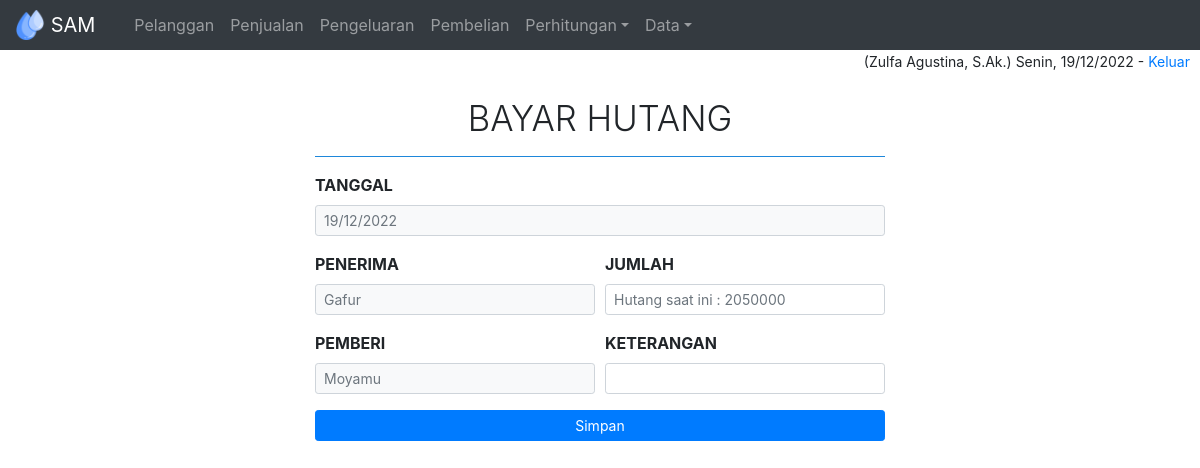
Screenshot of /php/htgl.php?no=3 (signed in) with the database file from the repository.
### tables this page shows
CREATE TABLE IF NOT EXISTS `hutang` (
  `no` int(11) NOT NULL,
  `tgl` date NOT NULL,
  `nama1` varchar(50) NOT NULL,
  `jumlah` varchar(50) NOT NULL,
  `nama2` varchar(50) NOT NULL,
  `ket` varchar(50) NOT NULL
);

### php/htgl.php (the view, shortened to what this page needs)
<?php
include 'head.php';
include 'navbar.php';
$no = $_GET['no'];
$query = mysql_query("SELECT *FROM hutang WHERE no='$no'") or die ('Error!!'.mysql_error());
$row = mysql_fetch_array ($query);
?>
<main role="main" class="container col-md-6">
<h4 class="display-4 text-center" style="font-size: 26pt">BAYAR HUTANG</h4>
<hr />
<form method="post">
<div class="form-row">
   <div class="form-group col-md-12">
    <label for="txttgl"><b>TANGGAL</b></label>
    <input class="form-control form-control-sm" type="text" name="txttgl" placeholder="<?php echo $txttgl ?>" disabled>
  </div>
</div>
<div class="form-row">
  <div class="form-group col-md-6">
    <label for="txtnama1"><b>PENERIMA</b></label>
    <input class="form-control form-control-sm" type="text" name="txtnama1" placeholder="<?php echo $row['nama1'] ?>" disabled>
  </div>
  <div class="form-group col-md-6">
    <label for="txtjumlah"><b>JUMLAH</b></label>
    <input class="form-control form-control-sm" type="number" name="txtjumlah" placeholder="<?php echo "Hutang saat ini : ".$row['jumlah'] ?>" required>
  </div>
</div>
<div class="form-row">
  <div class="form-group col-md-6">
    <label for="txtnama2"><b>PEMBERI</b></label>
    <input class="form-control form-control-sm" type="text" name="txtnama2" placeholder="<?php echo $row['nama2'] ?>" disabled>
  </div>
  <div class="form-group col-md-6">
    <label for="txtket"><b>KETERANGAN</b></label>
    <input class="form-control form-control-sm" type="text" name="txtket" placeholder="<?php echo $row['ket'] ?>">
  </div>
</div>
<button class="btn btn-sm btn-primary btn-block" type="submit" name="submit">Simpan</button>
</form>
</main>
      <?php
include 'foot.php';
?>

### css/sam.css (style rules this page uses)
html, body { height:100%; }
body { font-size: .875rem; }
hr { background-color: #2196f3; }
input[type=text]:disabled { background: #F8F9FA; }

### rows the page displays
hutang: txtnama1 "Gafur", txtjumlah "Hutang saat ini : 2050000", txtnama2 "Moyamu"

### other values shown
$_SESSION['nama'] "Zulfa Agustina, S.Ak."
$hari "Senin"
$txttgl "19/12/2022"
